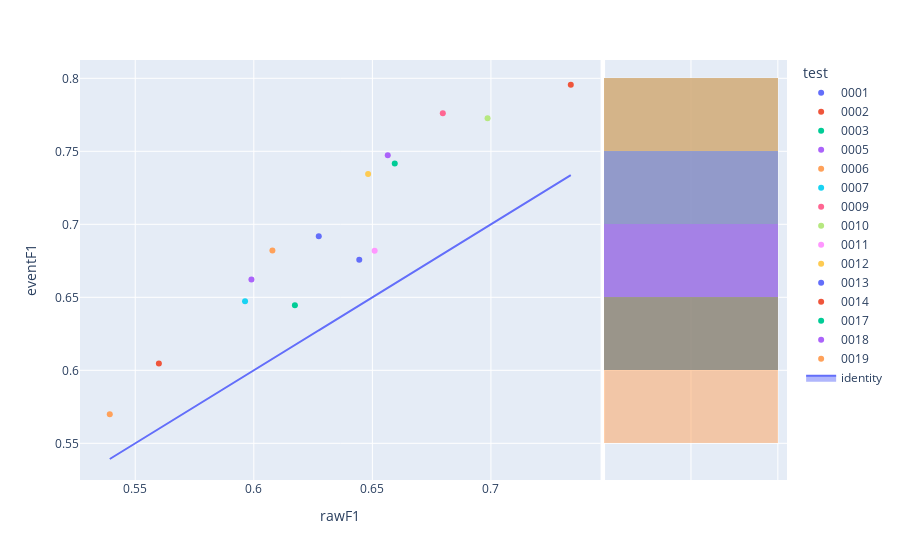

The cell this chart's notebook holds for it:
### Code cell
fig=px.scatter(experimentModels,x='rawF1',y='eventF1',color='test',hover_name='modelId', marginal_y="histogram")
fig.add_trace(
    go.Scatter(x=experimentModels['rawF1'], y=experimentModels['rawF1'], name="identity", mode='lines',fill="toself")
)
fig.show()

### Figure 1 — Plotly figure (JSON) as saved in the notebook; plotly's stock layout.template omitted (floating-point values rounded to 4 significant figures)
{"data": [{"hovertemplate": "<b>%{hovertext}</b><br><br>test=0001<br>rawF1=%{x}<br>eventF1=%{y}<extra></extra>", "hovertext": ["8b2ea581-6dec-4094-957e-cc1ceb7234c5"], "legendgroup": "0001", "marker": {"color": "#636efa", "symbol": "circle"}, "mode": "markers", "name": "0001", "orientation": "v", "showlegend": true, "type": "scatter", "x": [0.6274], "xaxis": "x", "y": [0.6919], "yaxis": "y"}, {"alignmentgroup": "True", "bingroup": "y", "hovertemplate": "test=0001<br>eventF1=%{y}<br>count=%{x}<extra></extra>", "legendgroup": "0001", "marker": {"color": "#636efa"}, "name": "0001", "offsetgroup": "0001", "opacity": 0.5, "showlegend": false, "type": "histogram", "xaxis": "x2", "y": [0.6919], "yaxis": "y2"}, {"hovertemplate": "<b>%{hovertext}</b><br><br>test=0002<br>rawF1=%{x}<br>eventF1=%{y}<extra></extra>", "hovertext": ["80181036-469f-4bcf-95a0-68374649133a"], "legendgroup": "0002", "marker": {"color": "#EF553B", "symbol": "circle"}, "mode": "markers", "name": "0002", "orientation": "v", "showlegend": true, "type": "scatter", "x": [0.7337], "xaxis": "x", "y": [0.7956], "yaxis": "y"}, {"alignmentgroup": "True", "bingroup": "y", "hovertemplate": "test=0002<br>eventF1=%{y}<br>count=%{x}<extra></extra>", "legendgroup": "0002", "marker": {"color": "#EF553B"}, "name": "0002", "offsetgroup": "0002", "opacity": 0.5, "showlegend": false, "type": "histogram", "xaxis": "x2", "y": [0.7956], "yaxis": "y2"}, {"hovertemplate": "<b>%{hovertext}</b><br><br>test=0003<br>rawF1=%{x}<br>eventF1=%{y}<extra></extra>", "hovertext": ["f6cafb09-5e74-4889-a306-e517e28d70fe"], "legendgroup": "0003", "marker": {"color": "#00cc96", "symbol": "circle"}, "mode": "markers", "name": "0003", "orientation": "v", "showlegend": true, "type": "scatter", "x": [0.6173], "xaxis": "x", "y": [0.6446], "yaxis": "y"}, {"alignmentgroup": "True", "bingroup": "y", "hovertemplate": "test=0003<br>eventF1=%{y}<br>count=%{x}<extra></extra>", "legendgroup": "0003", "marker": {"color": "#00cc96"}, "name": "0003", "offsetgroup": "0003", "opacity": 0.5, "showlegend": false, "type": "histogram", "xaxis": "x2", "y": [0.6446], "yaxis": "y2"}, {"hovertemplate": "<b>%{hovertext}</b><br><br>test=0005<br>rawF1=%{x}<br>eventF1=%{y}<extra></extra>", "hovertext": ["2bf1e17a-c8bb-4166-8453-7fdff2414b10"], "legendgroup": "0005", "marker": {"color": "#ab63fa", "symbol": "circle"}, "mode": "markers", "name": "0005", "orientation": "v", "showlegend": true, "type": "scatter", "x": [0.599], "xaxis": "x", "y": [0.6622], "yaxis": "y"}, {"alignmentgroup": "True", "bingroup": "y", "hovertemplate": "test=0005<br>eventF1=%{y}<br>count=%{x}<extra></extra>", "legendgroup": "0005", "marker": {"color": "#ab63fa"}, "name": "0005", "offsetgroup": "0005", "opacity": 0.5, "showlegend": false, "type": "histogram", "xaxis": "x2", "y": [0.6622], "yaxis": "y2"}, {"hovertemplate": "<b>%{hovertext}</b><br><br>test=0006<br>rawF1=%{x}<br>eventF1=%{y}<extra></extra>", "hovertext": ["0feacbcf-4f37-402e-8fbc-4e48a2520bd4"], "legendgroup": "0006", "marker": {"color": "#FFA15A", "symbol": "circle"}, "mode": "markers", "name": "0006", "orientation": "v", "showlegend": true, "type": "scatter", "x": [0.6078], "xaxis": "x", "y": [0.6821], "yaxis": "y"}, {"alignmentgroup": "True", "bingroup": "y", "hovertemplate": "test=0006<br>eventF1=%{y}<br>count=%{x}<extra></extra>", "legendgroup": "0006", "marker": {"color": "#FFA15A"}, "name": "0006", "offsetgroup": "0006", "opacity": 0.5, "showlegend": false, "type": "histogram", "xaxis": "x2", "y": [0.6821], "yaxis": "y2"}, {"hovertemplate": "<b>%{hovertext}</b><br><br>test=0007<br>rawF1=%{x}<br>eventF1=%{y}<extra></extra>", "hovertext": ["29c70696-0202-4feb-bd78-3579052a4865"], "legendgroup": "0007", "marker": {"color": "#19d3f3", "symbol": "circle"}, "mode": "markers", "name": "0007", "orientation": "v", "showlegend": true, "type": "scatter", "x": [0.5963], "xaxis": "x", "y": [0.6473], "yaxis": "y"}, {"alignmentgroup": "True", "bingroup": "y", "hovertemplate": "test=0007<br>eventF1=%{y}<br>count=%{x}<extra></extra>", "legendgroup": "0007", "marker": {"color": "#19d3f3"}, "name": "0007", "offsetgroup": "0007", "opacity": 0.5, "showlegend": false, "type": "histogram", "xaxis": "x2", "y": [0.6473], "yaxis": "y2"}, {"hovertemplate": "<b>%{hovertext}</b><br><br>test=0009<br>rawF1=%{x}<br>eventF1=%{y}<extra></extra>", "hovertext": ["768cb7b4-e534-49f7-b9c4-acfa7b401ffe"], "legendgroup": "0009", "marker": {"color": "#FF6692", "symbol": "circle"}, "mode": "markers", "name": "0009", "orientation": "v", "showlegend": true, "type": "scatter", "x": [0.6797], "xaxis": "x", "y": [0.7761], "yaxis": "y"}, {"alignmentgroup": "True", "bingroup": "y", "hovertemplate": "test=0009<br>eventF1=%{y}<br>count=%{x}<extra></extra>", "legendgroup": "0009", "marker": {"color": "#FF6692"}, "name": "0009", "offsetgroup": "0009", "opacity": 0.5, "showlegend": false, "type": "histogram", "xaxis": "x2", "y": [0.7761], "yaxis": "y2"}, {"hovertemplate": "<b>%{hovertext}</b><br><br>test=0010<br>rawF1=%{x}<br>eventF1=%{y}<extra></extra>", "hovertext": ["e3d50ec6-a2f8-45fc-88f9-9af0621c2050"], "legendgroup": "0010", "marker": {"color": "#B6E880", "symbol": "circle"}, "mode": "markers", "name": "0010", "orientation": "v", "showlegend": true, "type": "scatter", "x": [0.6986], "xaxis": "x", "y": [0.7726], "yaxis": "y"}, {"alignmentgroup": "True", "bingroup": "y", "hovertemplate": "test=0010<br>eventF1=%{y}<br>count=%{x}<extra></extra>", "legendgroup": "0010", "marker": {"color": "#B6E880"}, "name": "0010", "offsetgroup": "0010", "opacity": 0.5, "showlegend": false, "type": "histogram", "xaxis": "x2", "y": [0.7726], "yaxis": "y2"}, {"hovertemplate": "<b>%{hovertext}</b><br><br>test=0011<br>rawF1=%{x}<br>eventF1=%{y}<extra></extra>", "hovertext": ["d539204f-ac49-4811-9ed0-9b39bc65c8f3"], "legendgroup": "0011", "marker": {"color": "#FF97FF", "symbol": "circle"}, "mode": "markers", "name": "0011", "orientation": "v", "showlegend": true, "type": "scatter", "x": [0.651], "xaxis": "x", "y": [0.682], "yaxis": "y"}, {"alignmentgroup": "True", "bingroup": "y", "hovertemplate": "test=0011<br>eventF1=%{y}<br>count=%{x}<extra></extra>", "legendgroup": "0011", "marker": {"color": "#FF97FF"}, "name": "0011", "offsetgroup": "0011", "opacity": 0.5, "showlegend": false, "type": "histogram", "xaxis": "x2", "y": [0.682], "yaxis": "y2"}, {"hovertemplate": "<b>%{hovertext}</b><br><br>test=0012<br>rawF1=%{x}<br>eventF1=%{y}<extra></extra>", "hovertext": ["1fe9ebda-f8d4-46a7-8ec3-1c1477a12af6"], "legendgroup": "0012", "marker": {"color": "#FECB52", "symbol": "circle"}, "mode": "markers", "name": "0012", "orientation": "v", "showlegend": true, "type": "scatter", "x": [0.6482], "xaxis": "x", "y": [0.7345], "yaxis": "y"}, {"alignmentgroup": "True", "bingroup": "y", "hovertemplate": "test=0012<br>eventF1=%{y}<br>count=%{x}<extra></extra>", "legendgroup": "0012", "marker": {"color": "#FECB52"}, "name": "0012", "offsetgroup": "0012", "opacity": 0.5, "showlegend": false, "type": "histogram", "xaxis": "x2", "y": [0.7345], "yaxis": "y2"}, {"hovertemplate": "<b>%{hovertext}</b><br><br>test=0013<br>rawF1=%{x}<br>eventF1=%{y}<extra></extra>", "hovertext": ["fef1292a-c2f5-4c3e-96c0-b9ec6f60cb96"], "legendgroup": "0013", "marker": {"color": "#636efa", "symbol": "circle"}, "mode": "markers", "name": "0013", "orientation": "v", "showlegend": true, "type": "scatter", "x": [0.6445], "xaxis": "x", "y": [0.6757], "yaxis": "y"}, {"alignmentgroup": "True", "bingroup": "y", "hovertemplate": "test=0013<br>eventF1=%{y}<br>count=%{x}<extra></extra>", "legendgroup": "0013", "marker": {"color": "#636efa"}, "name": "0013", "offsetgroup": "0013", "opacity": 0.5, "showlegend": false, "type": "histogram", "xaxis": "x2", "y": [0.6757], "yaxis": "y2"}, {"hovertemplate": "<b>%{hovertext}</b><br><br>test=0014<br>rawF1=%{x}<br>eventF1=%{y}<extra></extra>", "hovertext": ["17643ba4-cb3b-4cd8-818b-406abeab9cb3"], "legendgroup": "0014", "marker": {"color": "#EF553B", "symbol": "circle"}, "mode": "markers", "name": "0014", "orientation": "v", "showlegend": true, "type": "scatter", "x": [0.56], "xaxis": "x", "y": [0.6047], "yaxis": "y"}, {"alignmentgroup": "True", "bingroup": "y", "hovertemplate": "test=0014<br>eventF1=%{y}<br>count=%{x}<extra></extra>", "legendgroup": "0014", "marker": {"color": "#EF553B"}, "name": "0014", "offsetgroup": "0014", "opacity": 0.5, "showlegend": false, "type": "histogram", "xaxis": "x2", "y": [0.6047], "yaxis": "y2"}, {"hovertemplate": "<b>%{hovertext}</b><br><br>test=0017<br>rawF1=%{x}<br>eventF1=%{y}<extra></extra>", "hovertext": ["deda4266-2cea-44e1-93d6-21d866332ca0"], "legendgroup": "0017", "marker": {"color": "#00cc96", "symbol": "circle"}, "mode": "markers", "name": "0017", "orientation": "v", "showlegend": true, "type": "scatter", "x": [0.6594], "xaxis": "x", "y": [0.7417], "yaxis": "y"}, {"alignmentgroup": "True", "bingroup": "y", "hovertemplate": "test=0017<br>eventF1=%{y}<br>count=%{x}<extra></extra>", "legendgroup": "0017", "marker": {"color": "#00cc96"}, "name": "0017", "offsetgroup": "0017", "opacity": 0.5, "showlegend": false, "type": "histogram", "xaxis": "x2", "y": [0.7417], "yaxis": "y2"}, {"hovertemplate": "<b>%{hovertext}</b><br><br>test=0018<br>rawF1=%{x}<br>eventF1=%{y}<extra></extra>", "hovertext": ["60d7b18b-ed9c-40bb-98ce-5193ad5abe70"], "legendgroup": "0018", "marker": {"color": "#ab63fa", "symbol": "circle"}, "mode": "markers", "name": "0018", "orientation": "v", "showlegend": true, "type": "scatter", "x": [0.6565], "xaxis": "x", "y": [0.7474], "yaxis": "y"}, {"alignmentgroup": "True", "bingroup": "y", "hovertemplate": "test=0018<br>eventF1=%{y}<br>count=%{x}<extra></extra>", "legendgroup": "0018", "marker": {"color": "#ab63fa"}, "name": "0018", "offsetgroup": "0018", "opacity": 0.5, "showlegend": false, "type": "histogram", "xaxis": "x2", "y": [0.7474], "yaxis": "y2"}, {"hovertemplate": "<b>%{hovertext}</b><br><br>test=0019<br>rawF1=%{x}<br>eventF1=%{y}<extra></extra>", "hovertext": ["c8a28ce7-7f69-4a97-bfe2-229b91334659"], "legendgroup": "0019", "marker": {"color": "#FFA15A", "symbol": "circle"}, "mode": "markers", "name": "0019", "orientation": "v", "showlegend": true, "type": "scatter", "x": [0.5393], "xaxis": "x", "y": [0.5699], "yaxis": "y"}, {"alignmentgroup": "True", "bingroup": "y", "hovertemplate": "test=0019<br>eventF1=%{y}<br>count=%{x}<extra></extra>", "legendgroup": "0019", "marker": {"color": "#FFA15A"}, "name": "0019", "offsetgroup": "0019", "opacity": 0.5, "showlegend": false, "type": "histogram", "xaxis": "x2", "y": [0.5699], "yaxis": "y2"}, {"fill": "toself", "mode": "lines", "name": "identity", "type": "scatter", "x": [0.6274, 0.7337, 0.6173, 0.599, 0.6078, 0.5963, 0.6797, 0.6986, 0.651, 0.6482, 0.6445, 0.56, 0.6594, 0.6565, 0.5393], "y": [0.6274, 0.7337, 0.6173, 0.599, 0.6078, 0.5963, 0.6797, 0.6986, 0.651, 0.6482, 0.6445, 0.56, 0.6594, 0.6565, 0.5393]}], "layout": {"barmode": "overlay", "legend": {"title": {"text": "test"}, "tracegroupgap": 0}, "margin": {"t": 60}, "xaxis": {"anchor": "y", "domain": [0, 0.7363], "title": {"text": "rawF1"}}, "xaxis2": {"anchor": "y2", "domain": [0.7413, 1], "matches": "x2", "showgrid": true, "showline": false, "showticklabels": false, "ticks": ""}, "yaxis": {"anchor": "x", "domain": [0, 1], "title": {"text": "eventF1"}}, "yaxis2": {"anchor": "x2", "domain": [0, 1], "matches": "y", "showgrid": true, "showticklabels": false}}}
